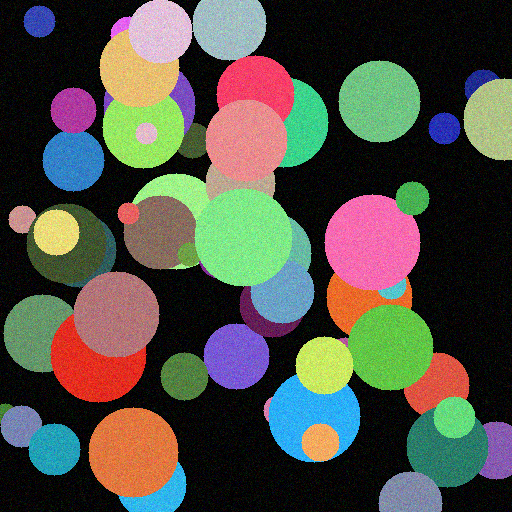
#> input picture test_images/clean_no_forgery.png, 512 x 512 px
$ python -i ela_features.py   (imports and definitions only)
#> lines starting #> are read from the running program, lines starting #| are printed output that depends on the picture; after the words box and inside, x2 and y2 are one past the last pixel; in counts of white or black regions, pixels touching at a corner belong together
"""Error Level Analysis (ELA) feature extraction.

Computes recompression residuals and extracts localized high-error regions
that can indicate post-compression tampering artifacts.
"""

import cv2
import numpy as np
import logging

logger = logging.getLogger("cmfd")


def _odd_kernel_size(k: int) -> int:
    """Return a positive odd kernel size."""
    k = max(1, int(k))
    return k if k % 2 == 1 else k + 1


def compute_ela_residual(image_bgr: np.ndarray,
                         jpeg_quality: int = 90,
                         blur_kernel_size: int = 5) -> np.ndarray:
    """Compute grayscale ELA residual map from an input BGR image.

    Args:
        image_bgr: Input image in BGR format.
        jpeg_quality: JPEG quality used for synthetic recompression.
        blur_kernel_size: Smoothing kernel size applied to residual map.

    Returns:
        Grayscale residual map (uint8).
    """
    if image_bgr is None or image_bgr.size == 0:
        return np.zeros((1, 1), dtype=np.uint8)

    quality = int(np.clip(jpeg_quality, 40, 99))
    ok, enc = cv2.imencode(
        ".jpg",
        image_bgr,
        [cv2.IMWRITE_JPEG_QUALITY, quality],
    )
    if not ok:
        logger.warning("ELA: JPEG re-encoding failed.")
        return np.zeros(image_bgr.shape[:2], dtype=np.uint8)

    recompressed = cv2.imdecode(enc, cv2.IMREAD_COLOR)
    if recompressed is None:
        logger.warning("ELA: JPEG decode failed.")
        return np.zeros(image_bgr.shape[:2], dtype=np.uint8)

    if recompressed.shape[:2] != image_bgr.shape[:2]:
        h, w = image_bgr.shape[:2]
        recompressed = cv2.resize(recompressed, (w, h), interpolation=cv2.INTER_LINEAR)

    diff = cv2.absdiff(image_bgr, recompressed)
    residual = cv2.cvtColor(diff, cv2.COLOR_BGR2GRAY)

    k = _odd_kernel_size(blur_kernel_size)
    if k > 1:
        residual = cv2.GaussianBlur(residual, (k, k), 0)

    # Normalize residual dynamic range so subtle JPEG artifacts remain usable.
    max_val = float(np.max(residual))
    if max_val > 0:
        residual = cv2.convertScaleAbs(residual, alpha=(255.0 / max_val))

    return residual


def extract_ela_evidence(image_bgr: np.ndarray,
                         jpeg_quality: int = 90,
                         threshold_percentile: float = 98.0,
                         blur_kernel_size: int = 5,
                         min_area: int = 120,
                         min_region_count: int = 2,
                         max_region_fraction: float = 0.30) -> tuple:
    """Extract ELA mask, regions, and aggregate confidence score.

    Args:
        image_bgr: Input BGR image.
        jpeg_quality: JPEG quality for synthetic recompression.
        threshold_percentile: Percentile threshold for selecting strong residuals.
        blur_kernel_size: Smoothing kernel size for residual map.
        min_area: Minimum contour area for ELA regions.
        min_region_count: Preferred minimum number of ELA regions.
        max_region_fraction: Fractional area upper bound for valid ELA support.

    Returns:
        Tuple of:
            ela_mask: Binary ELA mask (uint8).
            regions: List of region dicts with contour, bbox, area.
            ela_score: Score in [0.0, 1.0].
            region_fraction: Total ELA region area / image area.
    """
    h, w = image_bgr.shape[:2]
    image_area = max(1, h * w)

    residual = compute_ela_residual(image_bgr, jpeg_quality, blur_kernel_size)
    if residual.shape[:2] != (h, w):
        residual = cv2.resize(residual, (w, h), interpolation=cv2.INTER_LINEAR)

    if np.max(residual) <= 0:
        return np.zeros((h, w), dtype=np.uint8), [], 0.0, 0.0

    p = float(np.percentile(residual, np.clip(threshold_percentile, 90.0, 99.9)))
    threshold = max(5.0, 0.85 * p)
    _, raw_mask = cv2.threshold(residual, threshold, 255, cv2.THRESH_BINARY)

    open_kernel = cv2.getStructuringElement(cv2.MORPH_ELLIPSE, (3, 3))
    close_kernel = cv2.getStructuringElement(cv2.MORPH_ELLIPSE, (5, 5))
    raw_mask = cv2.morphologyEx(raw_mask, cv2.MORPH_OPEN, open_kernel)
    raw_mask = cv2.morphologyEx(raw_mask, cv2.MORPH_CLOSE, close_kernel)

    contours, _ = cv2.findContours(raw_mask, cv2.RETR_EXTERNAL, cv2.CHAIN_APPROX_SIMPLE)

    regions = []
    ela_mask = np.zeros((h, w), dtype=np.uint8)
    for cnt in contours:
        area = float(cv2.contourArea(cnt))
        if area < min_area:
            continue
        x, y, bw, bh = cv2.boundingRect(cnt)
        regions.append({"contour": cnt, "bbox": (x, y, bw, bh), "area": area})
        cv2.drawContours(ela_mask, [cnt], -1, 255, thickness=-1)

    regions.sort(key=lambda r: r["area"], reverse=True)

    total_region_area = float(sum(r["area"] for r in regions))
    region_fraction = total_region_area / float(image_area)

    mean_level = float(np.mean(residual)) / 255.0
    peak_level = float(np.percentile(residual, 99.0)) / 255.0
    contrast = max(0.0, peak_level - mean_level)

    contrast_score = np.clip((contrast - 0.08) / 0.40, 0.0, 1.0)
    region_score = min(1.0, len(regions) / 6.0)
    area_score = min(1.0, total_region_area / max(1.0, 0.12 * image_area))

    score = 0.55 * contrast_score + 0.25 * region_score + 0.20 * area_score

    if len(regions) < int(max(1, min_region_count)):
        score *= 0.70
    if region_fraction > max_region_fraction:
        score *= 0.55

    ela_score = float(np.clip(score, 0.0, 1.0))
    return ela_mask, regions, round(ela_score, 3), float(region_fraction)

>>> import cv2
>>> picture = cv2.imread('../test_images/clean_no_forgery.png')
#> picture is the input picture: shape (512, 512, 3); mean B, G, R 70.5, 80.1, 80.4
>>> result = extract_ela_evidence(picture)
#> in compute_ela_residual, `diff = cv2.absdiff(image_bgr, recompressed)`:
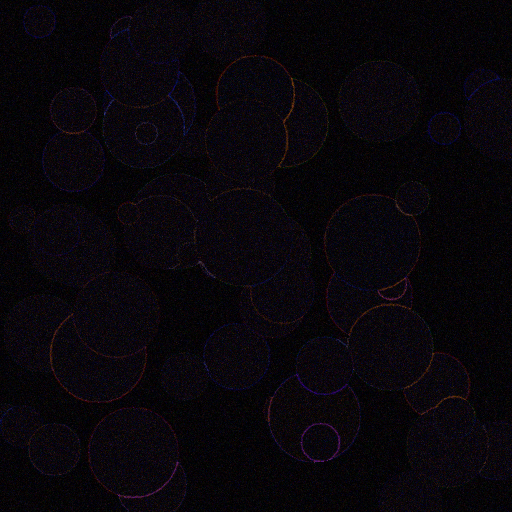
#> diff: shape (512, 512, 3); mean B, G, R 10.5, 5.8, 9.1
#> in compute_ela_residual, `max_val = float(np.max(residual))`: max_val = 41
#> in compute_ela_residual, `residual = cv2.convertScaleAbs(residual, alpha=(255.0 / max_val))`:
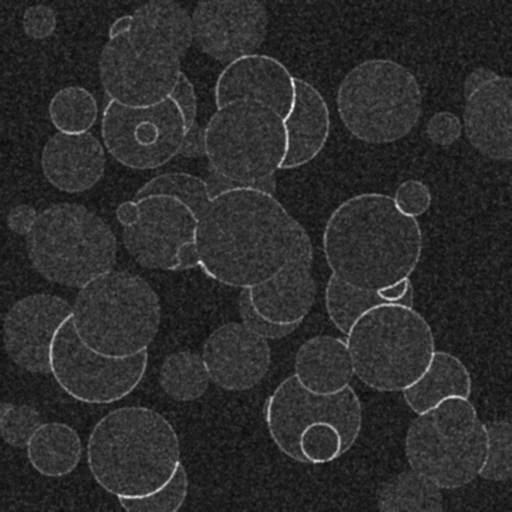
#> residual: shape (512, 512); min 12, max 255, mean 45.4
#> in extract_ela_evidence, `p = float(np.percentile(residual, np.clip(threshold_percentile, 90.0, ..`: p = 93
#> in extract_ela_evidence, `threshold = max(5.0, 0.85 * p)`: threshold = 79.05
#> in extract_ela_evidence, `_, raw_mask = cv2.threshold(residual, threshold, 255, cv2.THRESH_BINARY)`:
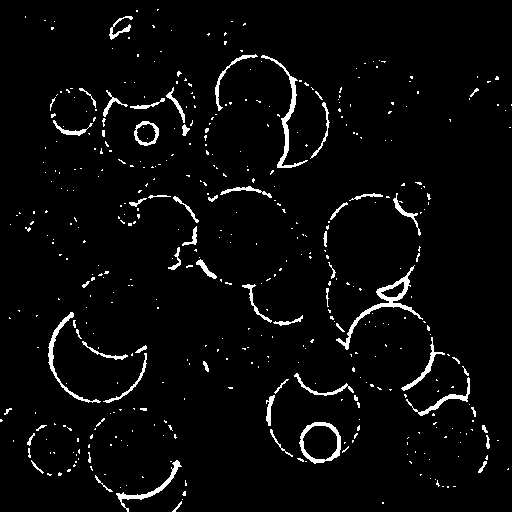
#> raw_mask: shape (512, 512); 3.6% white; 456 white regions (393 under 20 px), largest, box (x1, y1, x2, y2) and area: (336, 265, 423, 350) 794, (261, 55, 308, 168) 598, (299, 422, 341, 464) 479
#> in extract_ela_evidence, `raw_mask = cv2.morphologyEx(raw_mask, cv2.MORPH_OPEN, open_kernel)`:
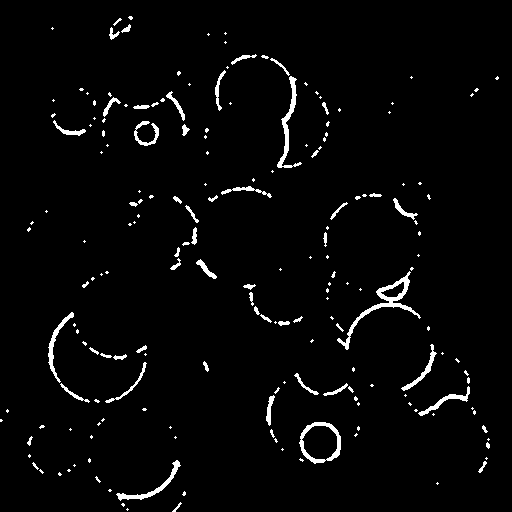
#> raw_mask: shape (512, 512); 2.8% white; 193 white regions (131 under 20 px), largest, box (x1, y1, x2, y2) and area: (337, 271, 421, 350) 763, (277, 76, 302, 168) 488, (299, 422, 341, 464) 475
#> in extract_ela_evidence, `raw_mask = cv2.morphologyEx(raw_mask, cv2.MORPH_CLOSE, close_kernel)`:
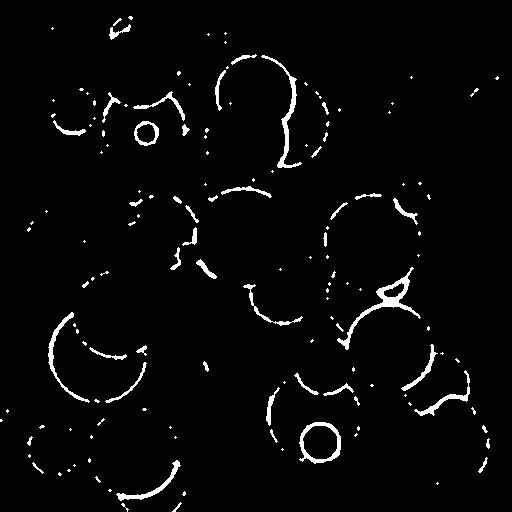
#> raw_mask: shape (512, 512); 2.9% white; 148 white regions (98 under 20 px)
#> in extract_ela_evidence, `contours, _ = cv2.findContours(raw_mask, cv2.RETR_EXTERNAL, cv2.CHAIN_..`: contours = 148 contours, 109 with area under 20; largest, box (x1, y1, x2, y2) and area: (299, 422, 341, 464) 1335, (337, 267, 421, 350) 850, (134, 121, 159, 146) 448, (261, 55, 302, 168) 448, (48, 312, 90, 403) 320
#> the loop in extract_ela_evidence, `for cnt in contours:` made 148 passes
#> area on passes 10, 13, 37, 39, 41, 44, 45, 48, 49: 20, 30.5, 108, 76, 69.5, 108.5, 23, 74.5, 34.5
#> (area, x, y, bw, bh) on passes 11, 27, 42, 50, 58: (297, 116, 460, 65, 41), (1335, 299, 422, 42, 42), (257.5, 414, 370, 56, 46), (192, 401, 344, 37, 47), (319.5, 48, 312, 42, 91)
#> after the loop in extract_ela_evidence, `for cnt in contours:`:
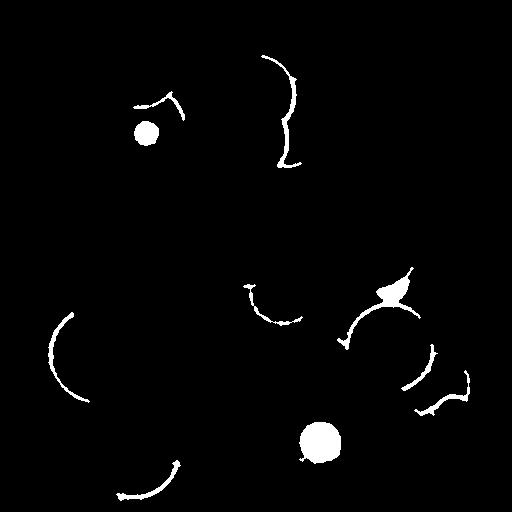
#> ela_mask: shape (512, 512); 2% white; 10 white regions, largest, box (x1, y1, x2, y2) and area: (299, 422, 341, 464) 1402, (337, 267, 421, 350) 988, (261, 55, 302, 168) 591
#> after the loop in extract_ela_evidence, `for cnt in contours:`: regions = 10 items
#> in extract_ela_evidence, `total_region_area = float(sum(r["area"] for r in regions))`: total_region_area = 4469
#> in extract_ela_evidence, `region_fraction = total_region_area / float(image_area)`: region_fraction = 0.017
#> in extract_ela_evidence, `mean_level = float(np.mean(residual)) / 255.0`: mean_level = 0.178
#> in extract_ela_evidence, `peak_level = float(np.percentile(residual, 99.0)) / 255.0`: peak_level = 0.439
#> in extract_ela_evidence, `contrast = max(0.0, peak_level - mean_level)`: contrast = 0.261
#> in extract_ela_evidence, `contrast_score = np.clip((contrast - 0.08) / 0.40, 0.0, 1.0)`: contrast_score = 0.453
#> in extract_ela_evidence, `region_score = min(1.0, len(regions) / 6.0)`: region_score = 1
#> in extract_ela_evidence, `area_score = min(1.0, total_region_area / max(1.0, 0.12 * image_area))`: area_score = 0.142
#> in extract_ela_evidence, `score = 0.55 * contrast_score + 0.25 * region_score + 0.20 * area_score`: score = 0.528

$ run again, on test_images/forged_clear.png
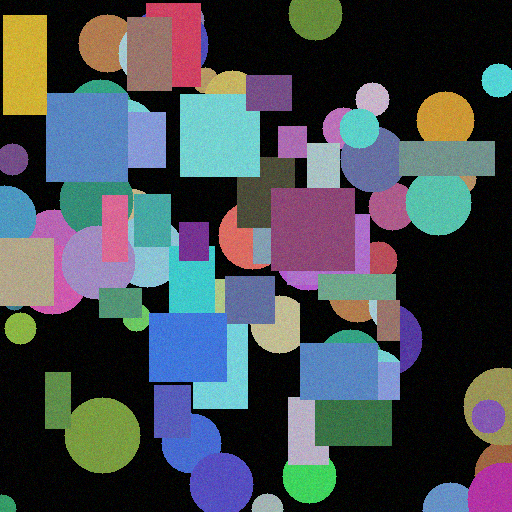
#> input picture test_images/forged_clear.png, 512 x 512 px
#> picture is the input picture: shape (512, 512, 3); mean B, G, R 83.6, 77.5, 71
#> max_val = 31
#> p = 90
#> threshold = 76.5
#> in extract_ela_evidence, `raw_mask = cv2.morphologyEx(raw_mask, cv2.MORPH_CLOSE, close_kernel)`:
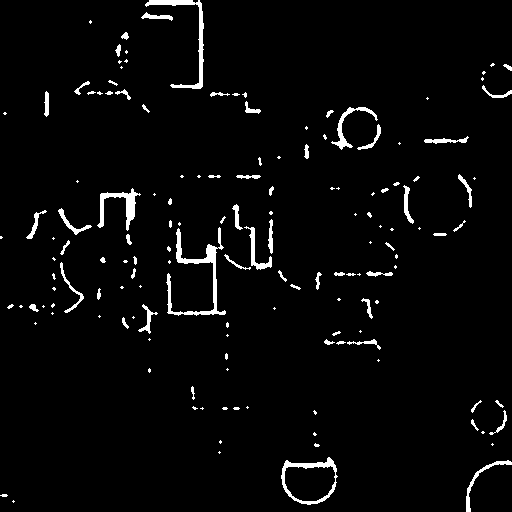
#> raw_mask: shape (512, 512); 3.1% white; 150 white regions (83 under 20 px)
#> contours = 150 contours, 103 with area under 20; largest, box (x1, y1, x2, y2) and area: (281, 457, 338, 505) 1940, (166, 227, 226, 316) 754, (145, 0, 204, 89) 544, (97, 188, 141, 231) 447, (331, 107, 378, 150) 272
#> the loop in extract_ela_evidence, `for cnt in contours:` made 150 passes
#> area on passes 12, 20, 27, 28, 35, 42, 43, 47: 52.5, 21, 59.5, 21.5, 24, 107, 32, 51
#> after the loop in extract_ela_evidence, `for cnt in contours:`:
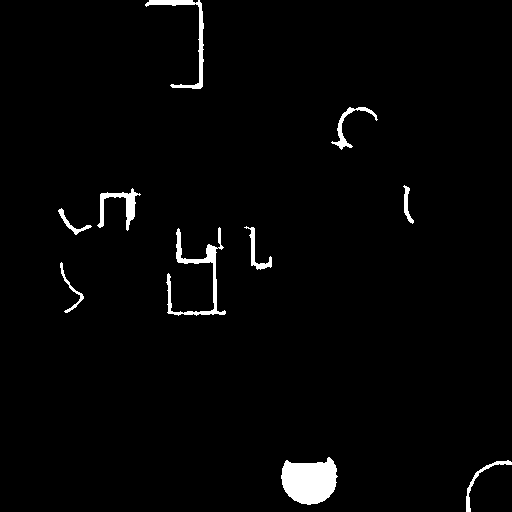
#> ela_mask: shape (512, 512); 2.2% white; 10 white regions, largest, box (x1, y1, x2, y2) and area: (281, 457, 338, 505) 2022, (166, 227, 226, 316) 1000, (145, 0, 204, 89) 712
#> after the loop in extract_ela_evidence, `for cnt in contours:`: regions = 10 items
#> total_region_area = 4738
#> region_fraction = 0.0181
#> mean_level = 0.177
#> peak_level = 0.42
#> contrast = 0.242
#> contrast_score = 0.406
#> region_score = 1
#> area_score = 0.151
#> score = 0.503

$ run again, on test_images/forged_large.png
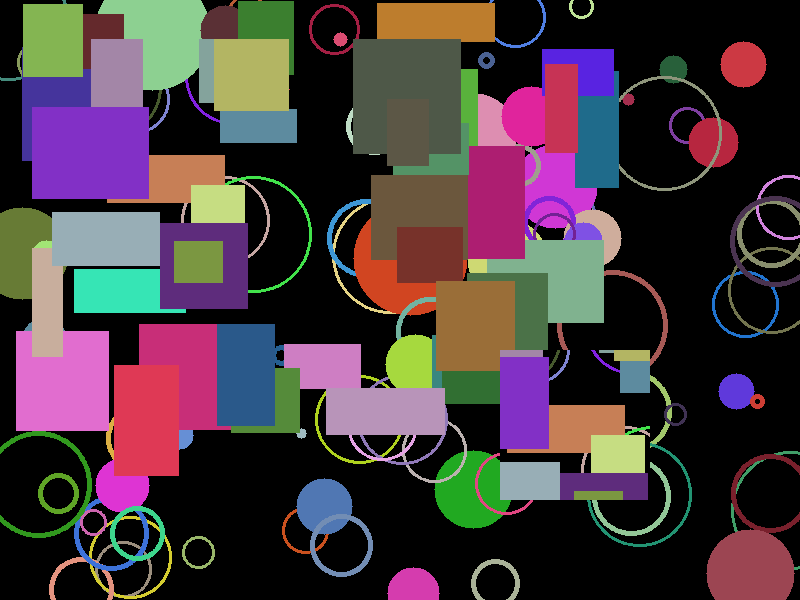
#> input picture test_images/forged_large.png, 800 x 600 px
#> picture is the input picture: shape (600, 800, 3); mean B, G, R 62.2, 56.9, 71.3
#> max_val = 41
#> p = 81
#> threshold = 68.85
#> in extract_ela_evidence, `raw_mask = cv2.morphologyEx(raw_mask, cv2.MORPH_CLOSE, close_kernel)`:
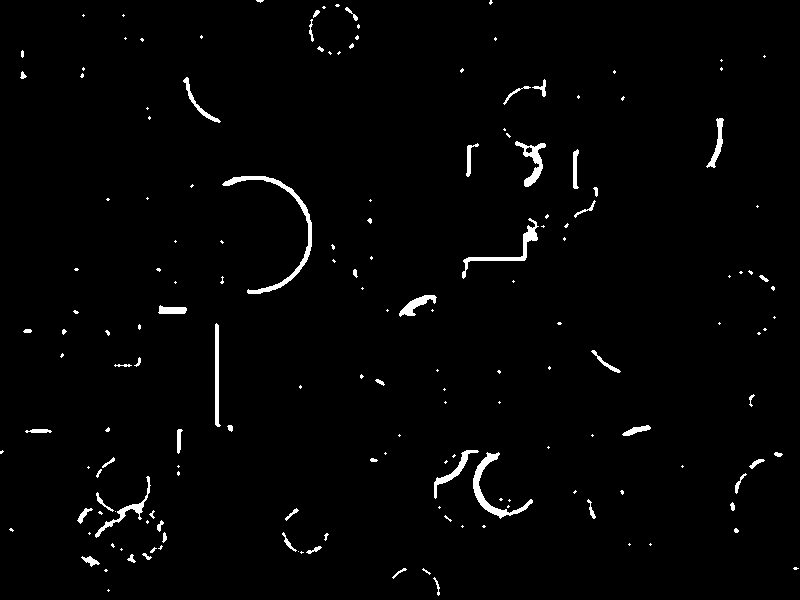
#> raw_mask: shape (600, 800); 1.8% white; 169 white regions (112 under 20 px)
#> contours = 169 contours, 122 with area under 20; largest, box (x1, y1, x2, y2) and area: (222, 176, 312, 294) 784, (473, 452, 533, 519) 608, (462, 218, 539, 279) 438, (515, 141, 546, 187) 421, (215, 323, 221, 427) 308
#> the loop in extract_ela_evidence, `for cnt in contours:` made 169 passes
#> area on passes 2, 5, 7: 22, 24, 74
#> after the loop in extract_ela_evidence, `for cnt in contours:`:
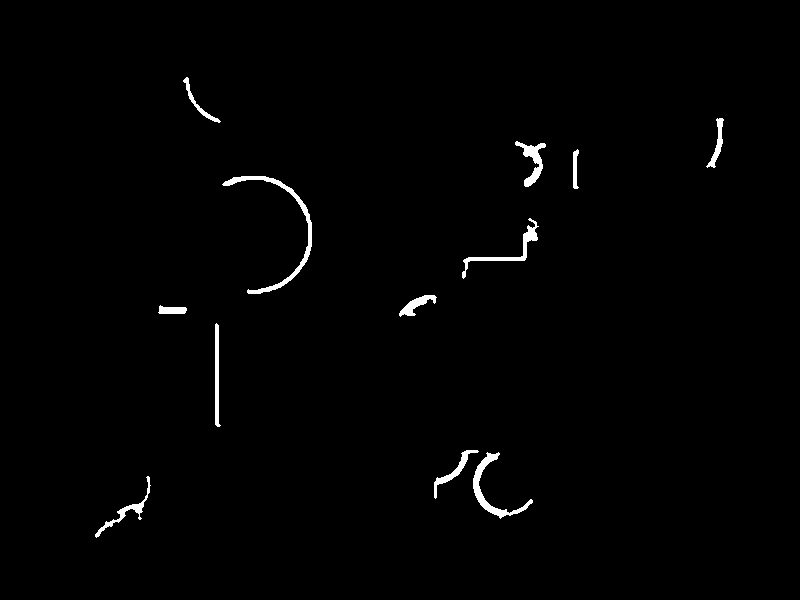
#> ela_mask: shape (600, 800); 1.1% white; 12 white regions, largest, box (x1, y1, x2, y2) and area: (222, 176, 312, 294) 984, (473, 452, 533, 519) 719, (462, 218, 539, 279) 567
#> after the loop in extract_ela_evidence, `for cnt in contours:`: regions = 12 items
#> total_region_area = 4113.5
#> region_fraction = 0.00857
#> mean_level = 0.0447
#> peak_level = 0.365
#> contrast = 0.32
#> contrast_score = 0.6
#> region_score = 1
#> area_score = 0.0714
#> score = 0.594
